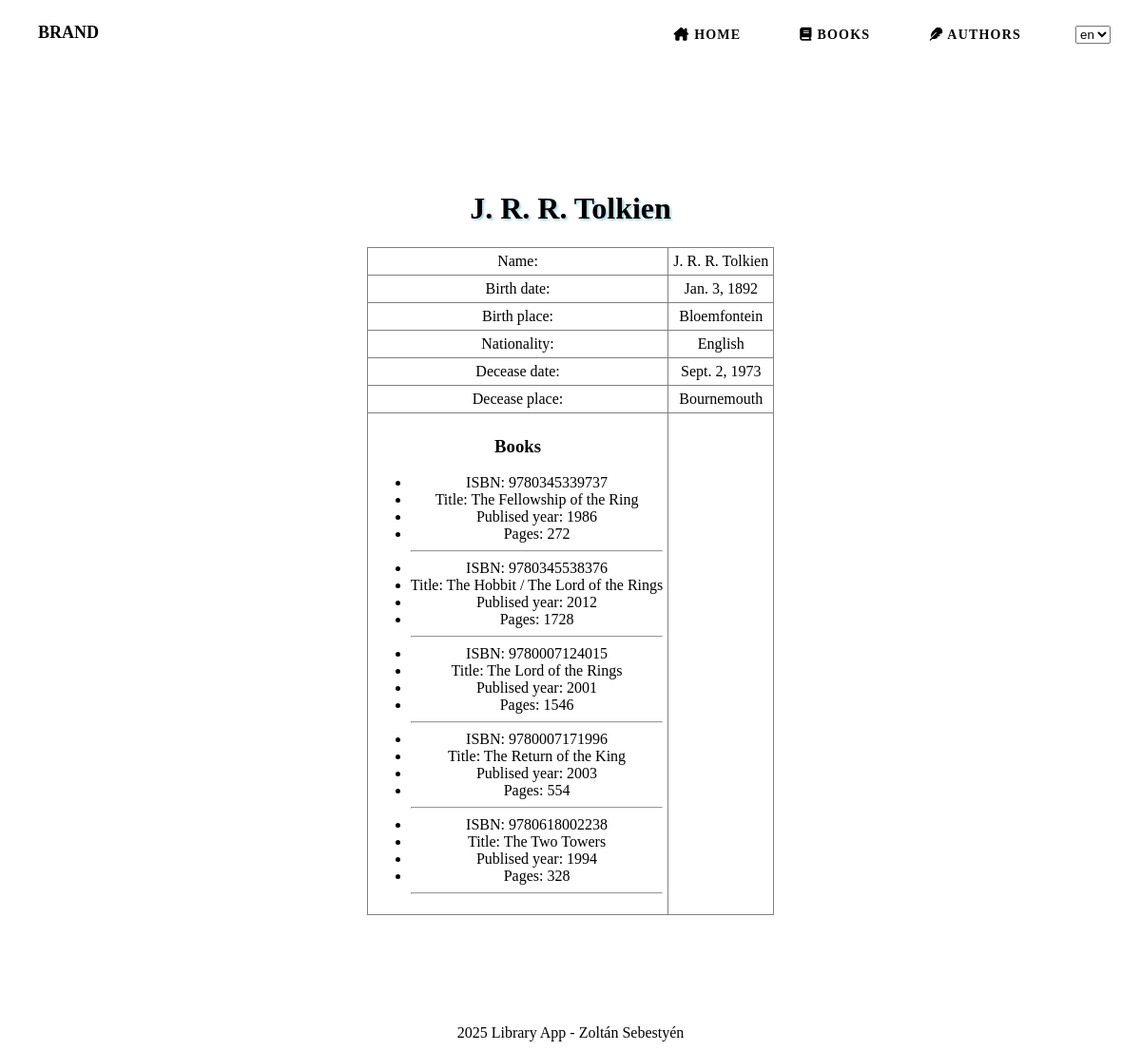
Screenshot of /library_application/auhtors/1 with the database file from the repository.
### library_application/models.py (models this page shows, shortened)
class Author(models.Model):
    name = models.CharField(max_length=100)
    birth_date = models.DateField()
    birth_place = models.CharField(max_length=50)
    nationality = models.CharField(max_length=50)
    decease_date = models.DateField(blank=True, null=True)
    decease_place = models.CharField(max_length=50, blank=True, null=True)
    def __str__(self):
        return f"{self.name}"

class Book(models.Model):
    isbn = models.CharField(max_length=13, unique=True)
    title = models.CharField(max_length=200)
    author = models.ManyToManyField(Author, related_name="books")
    published_year = models.IntegerField()
    pages = models.IntegerField()
    cover_image = models.ImageField(upload_to='covers/', blank=True, null=True)
    available = models.BooleanField()

### library_application/views.py (the view)
# urls.py: path("auhtors/<author_id>", views.get_author_details, name="author_details"),
def get_author_details(request, author_id):
    try:
        author = Author.objects.get(id=author_id)
    except Author.DoesNotExist:
        return HttpResponse("No author found!", status=404)
    context = {'author': author}
    return render(request, 'author_details.html', context)

### library_application/templates/author_details.html (shortened to what this page needs)
{% load static %}
{% load i18n %}
{% include "header.html" %}
        <main>
            <div class="main-content">
                <h1>{{ author }}</h1>
                <table class="authors">
                    <tr>
                        <td>{% trans "Name" %}:</td><td> {{ author.name }}</td>
                    </tr>
                    <tr>
                        <td>{% trans "Birth date" %}:</td><td> {{ author.birth_date }} </td>
                    </tr>
                    <tr>
                        <td>{% trans "Birth place" %}:</td><td> {{ author.birth_place }} </td>
                    </tr>
                    <tr>
                        <td>{% trans "Nationality" %}:</td><td> {{ author.nationality }} </td>
                    </tr>
                    {% if author.decease_date %}
                    <tr>
                        <td>{% trans "Decease date" %}:</td><td> {{ author.decease_date }} </td>
                    </tr>
                    {% endif %}
                    {% if author.decease_place %}
                    <tr>
                        <td>{% trans "Decease place" %}:</td><td> {{ author.decease_place }} </td>
                    </tr>
                    {% endif %}
                    <td>
                        {% if author.books %}
                            <h3>{% trans "Books" %}</h3>
                            <ul>
                            {% if author.books %}
                                {% for book in author.books.all %}
                                    <li>ISBN: {{ book.isbn }} </li>
                                    <li>{% trans "Title" %}: {{ book.title }} </li>
                                    <li>{% trans "Publised year" %}: {{ book.published_year }} </li>
                                    <li>{% trans "Pages" %}: {{ book.pages }} </li>
                                    <hr>
                                {% endfor %}
                            {% else %} - {% endif %}
                            </ul>
                        {% else %}
                            -
                        {% endif %}
                </table>
            </div>
        </main>
        {% include "footer.html" %}
    </body>
</html>

### library_application/static/css/styles.css (style rules this page uses)
* { box-sizing: border-box; }
html { margin: 0; padding: 0; width: 100%; height: 100vh; }
body { margin: 0; padding: 0; width: 100%; height: 100vh; font-family: Poppins; font-weight: 400; background: url(../img/library-background.jpg); background-position: center; background-size: cover; }
main { min-height: 80vh; width: 100vw; }
.main-content { margin: 80px auto; padding: 25px; border-radius: 15px; background-color: rgba(255,255,255,0.4); width: 70%; text-align: center; }
main h1 { text-shadow: 2px 2px 2px lightblue; }
.books, .authors { margin: 0 auto; }
.books, .books th, .books td, .books, .books th, .books td, .authors, .authors th, .authors td, .authors, .authors th, .authors td { border: 1px solid grey; border-collapse: collapse; padding: 5px; background-color: rgba(255,255,255,0.5); }

### rows the page displays
Author: name "J. R. R. Tolkien", birth_date "Jan. 3, 1892", birth_place "Bloemfontein", nationality "English", decease_date "Sept. 2, 1973", decease_place "Bournemouth"
Book: isbn "9780345339737", title "The Fellowship of the Ring", published_year "1986", pages "272"
Book: isbn "9780345538376", title "The Hobbit / The Lord of the Rings", published_year "2012", pages "1728"
Book: isbn "9780007124015", title "The Lord of the Rings", published_year "2001", pages "1546"
Book: isbn "9780007171996", title "The Return of the King", published_year "2003", pages "554"
Book: isbn "9780618002238", title "The Two Towers", published_year "1994", pages "328"

### other values shown
form field language "en"
